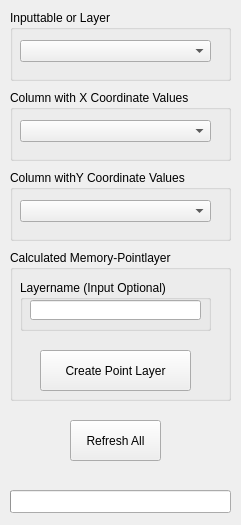
<?xml version="1.0" encoding="UTF-8"?>
<ui version="4.0">
 <class>frmMainWindow</class>
 <widget class="QWidget" name="frmMainWindow">
  <property name="windowModality">
   <enum>Qt::NonModal</enum>
  </property>
  <property name="geometry">
   <rect>
    <x>0</x>
    <y>0</y>
    <width>241</width>
    <height>525</height>
   </rect>
  </property>
  <property name="sizePolicy">
   <sizepolicy hsizetype="Expanding" vsizetype="Expanding">
    <horstretch>0</horstretch>
    <verstretch>0</verstretch>
   </sizepolicy>
  </property>
  <property name="minimumSize">
   <size>
    <width>200</width>
    <height>170</height>
   </size>
  </property>
  <property name="windowTitle">
   <string>xyToPoint</string>
  </property>
  <widget class="QGroupBox" name="groupBox">
   <property name="geometry">
    <rect>
     <x>10</x>
     <y>10</y>
     <width>221</width>
     <height>71</height>
    </rect>
   </property>
   <property name="title">
    <string>Inputtable or Layer</string>
   </property>
   <widget class="QComboBox" name="cmbLayer">
    <property name="geometry">
     <rect>
      <x>10</x>
      <y>30</y>
      <width>191</width>
      <height>22</height>
     </rect>
    </property>
   </widget>
  </widget>
  <widget class="QPushButton" name="btnRefresh">
   <property name="geometry">
    <rect>
     <x>70</x>
     <y>420</y>
     <width>91</width>
     <height>41</height>
    </rect>
   </property>
   <property name="text">
    <string>Refresh All</string>
   </property>
  </widget>
  <widget class="QGroupBox" name="groupBox_2">
   <property name="geometry">
    <rect>
     <x>10</x>
     <y>90</y>
     <width>221</width>
     <height>71</height>
    </rect>
   </property>
   <property name="title">
    <string>Column with X Coordinate Values</string>
   </property>
   <widget class="QComboBox" name="cmbX">
    <property name="geometry">
     <rect>
      <x>10</x>
      <y>30</y>
      <width>191</width>
      <height>22</height>
     </rect>
    </property>
   </widget>
  </widget>
  <widget class="QGroupBox" name="groupBox_3">
   <property name="geometry">
    <rect>
     <x>10</x>
     <y>170</y>
     <width>221</width>
     <height>71</height>
    </rect>
   </property>
   <property name="title">
    <string>Column withY Coordinate Values</string>
   </property>
   <widget class="QComboBox" name="cmbY">
    <property name="geometry">
     <rect>
      <x>10</x>
      <y>30</y>
      <width>191</width>
      <height>22</height>
     </rect>
    </property>
   </widget>
  </widget>
  <widget class="QGroupBox" name="groupBox_4">
   <property name="geometry">
    <rect>
     <x>10</x>
     <y>250</y>
     <width>221</width>
     <height>151</height>
    </rect>
   </property>
   <property name="title">
    <string>Calculated Memory-Pointlayer</string>
   </property>
   <widget class="QPushButton" name="btnRun">
    <property name="geometry">
     <rect>
      <x>30</x>
      <y>100</y>
      <width>151</width>
      <height>41</height>
     </rect>
    </property>
    <property name="text">
     <string>Create Point Layer</string>
    </property>
   </widget>
   <widget class="QGroupBox" name="groupBox_5">
    <property name="geometry">
     <rect>
      <x>10</x>
      <y>30</y>
      <width>191</width>
      <height>51</height>
     </rect>
    </property>
    <property name="title">
     <string>Layername (Input Optional)</string>
    </property>
    <widget class="QLineEdit" name="txtName">
     <property name="geometry">
      <rect>
       <x>10</x>
       <y>20</y>
       <width>171</width>
       <height>20</height>
      </rect>
     </property>
    </widget>
   </widget>
  </widget>
  <widget class="QProgressBar" name="progressBar">
   <property name="geometry">
    <rect>
     <x>10</x>
     <y>490</y>
     <width>221</width>
     <height>23</height>
    </rect>
   </property>
   <property name="maximum">
    <number>100</number>
   </property>
   <property name="value">
    <number>0</number>
   </property>
   <property name="textVisible">
    <bool>false</bool>
   </property>
   <property name="orientation">
    <enum>Qt::Horizontal</enum>
   </property>
   <property name="textDirection">
    <enum>QProgressBar::TopToBottom</enum>
   </property>
  </widget>
 </widget>
 <resources>
  <include location="resources.qrc"/>
 </resources>
 <connections/>
 <slots>
  <slot>AddJoin()</slot>
  <slot>run()</slot>
  <slot>akt_attr()</slot>
  <slot>readXML()</slot>
 </slots>
</ui>
